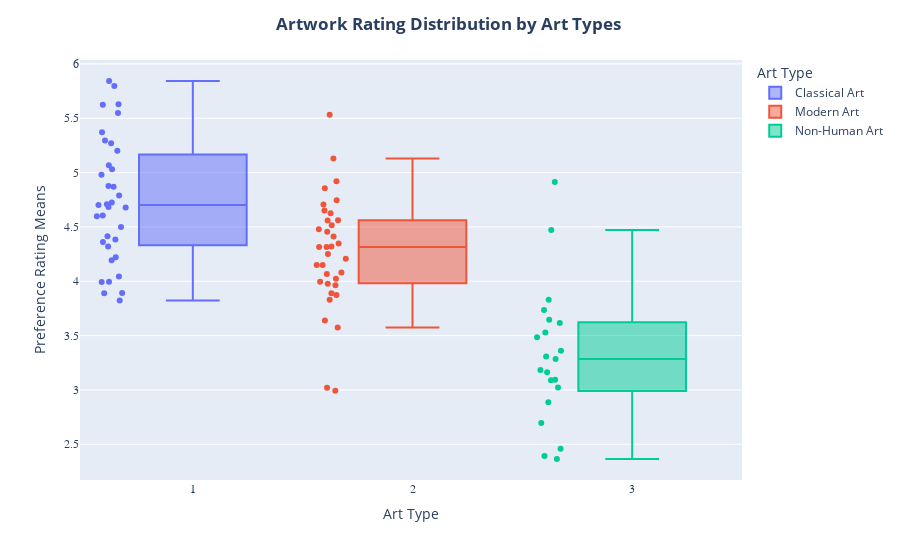

This figure's notebook cell:
### Code cell
x0 = classic_data.to_numpy()
stacked_classic = np.stack(x0,axis=0).reshape(-1,1)
x1 = modern_data.to_numpy()
stacked_modern = np.stack(x1,axis=0).reshape(-1,1)

energy_means = ratings.iloc[:, 91:182].mean(axis=0).values.reshape(-1, 1)
ratings_means = ratings.iloc[:, :91].mean(axis=0).values.reshape(-1, 1)
data = np.column_stack((ratings_means, ratings_means))
data = pd.DataFrame(data)
data.columns = ["energy_means", "rating_means"]
data['actual_art_type'] = art.iloc[:, 5]
fig1 = makeBoxPlot(data, "actual_art_type", "rating_means","Artwork Rating Distribution by Art Types")
fig1.show()

### Figure 1 — Plotly figure (JSON) as saved in the notebook; plotly's stock layout.template omitted (floating-point values rounded to 4 significant figures)
{"data": [{"alignmentgroup": "True", "boxpoints": "all", "hovertemplate": "Art Type=%{x}<br>Preference Rating Means=%{y}<extra></extra>", "legendgroup": "</b>Classical Art</b>", "marker": {"color": "#636efa"}, "name": "</b>Classical Art</b>", "notched": false, "offsetgroup": "1", "orientation": "v", "showlegend": true, "type": "box", "x": [1, 1, 1, 1, 1, 1, 1, 1, 1, 1, 1, 1, 1, 1, 1, 1, 1, 1, 1, 1, 1, 1, 1, 1, 1, 1, 1, 1, 1, 1, 1, 1, 1, 1, 1], "x0": " ", "xaxis": "x", "y": [5.271, 5.629, 4.415, 5.843, 4.194, 4.702, 4.321, 4.605, 4.682, 4.726, 5.294, 4.361, 4.498, 5.796, 5.625, 5.548, 3.997, 4.709, 5.201, 4.599, 4.385, 4.221, 4.043, 3.993, 4.679, 5.067, 4.87, 3.89, 4.789, 3.823, 5.371, 5.03, 4.98, 4.876, 3.893], "y0": " ", "yaxis": "y"}, {"alignmentgroup": "True", "boxpoints": "all", "hovertemplate": "Art Type=%{x}<br>Preference Rating Means=%{y}<extra></extra>", "legendgroup": "</b>Modern Art</b>", "marker": {"color": "#EF553B"}, "name": "</b>Modern Art</b>", "notched": false, "offsetgroup": "2", "orientation": "v", "showlegend": true, "type": "box", "x": [2, 2, 2, 2, 2, 2, 2, 2, 2, 2, 2, 2, 2, 2, 2, 2, 2, 2, 2, 2, 2, 2, 2, 2, 2, 2, 2, 2, 2, 2, 2, 2, 2, 2, 2], "x0": " ", "xaxis": "x", "y": [4.08, 3.997, 4.348, 4.151, 4.92, 4.562, 4.559, 4.023, 4.321, 4.314, 2.993, 4.625, 4.706, 3.977, 4.515, 5.13, 5.532, 3.02, 4.652, 3.829, 4.251, 4.207, 4.411, 4.151, 4.746, 3.873, 4.856, 4.478, 4.455, 4.067, 3.575, 3.963, 4.314, 3.89, 3.639], "y0": " ", "yaxis": "y"}, {"alignmentgroup": "True", "boxpoints": "all", "hovertemplate": "Art Type=%{x}<br>Preference Rating Means=%{y}<extra></extra>", "legendgroup": "</b>Non-Human Art</b>", "marker": {"color": "#00cc96"}, "name": "</b>Non-Human Art</b>", "notched": false, "offsetgroup": "3", "orientation": "v", "showlegend": true, "type": "box", "x": [3, 3, 3, 3, 3, 3, 3, 3, 3, 3, 3, 3, 3, 3, 3, 3, 3, 3, 3, 3, 3], "x0": " ", "xaxis": "x", "y": [2.458, 2.696, 3.528, 3.736, 3.164, 2.886, 3.094, 2.391, 2.365, 3.645, 3.09, 3.023, 3.284, 4.472, 3.308, 3.184, 3.485, 3.361, 4.913, 3.829, 3.615], "y0": " ", "yaxis": "y"}], "layout": {"boxmode": "overlay", "legend": {"title": {"text": "Art Type"}, "tracegroupgap": 0}, "margin": {"t": 60}, "title": {"text": "<b>Artwork Rating Distribution by Art Types</b> <i></i>", "x": 0.5}, "xaxis": {"anchor": "y", "categoryarray": [1, 2, 3], "categoryorder": "array", "domain": [0, 1], "tickfont": {"family": "Arial Black"}, "title": {"text": "Art Type"}}, "yaxis": {"anchor": "x", "domain": [0, 1], "tickfont": {"family": "Arial Black"}, "title": {"text": "Preference Rating Means"}}}}
